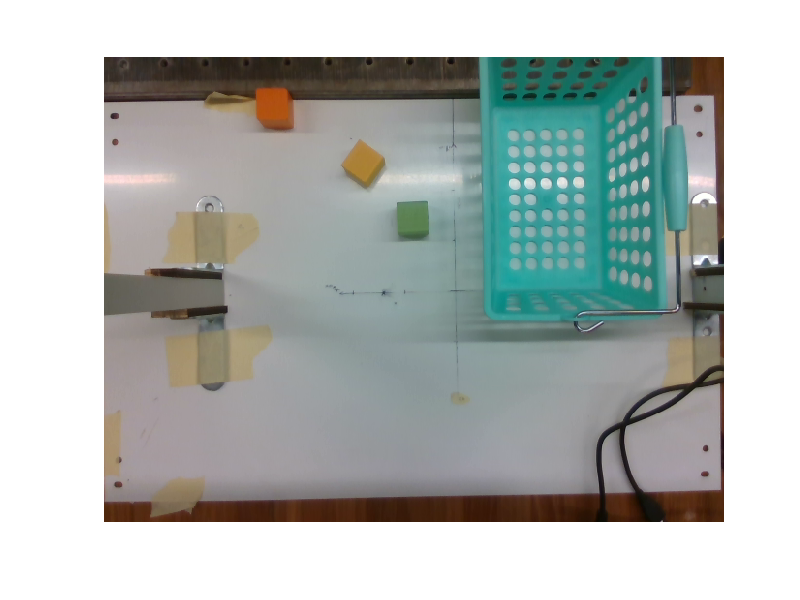

Here is the MATLAB script that generated this plot: (Note: this script raises an error after producing the figure.)

% rosshutdown
% rosinit
% % sub=rossubscriber("/camera/color/image_raw");
% pause(1);
% % [msg2] = receive(sub);
% % close all
% % image = msg2.readImage;
% % % image = rgb2gray(image);
% % % % Convert RGB image to chosen color space
% sub=rossubscriber("/camera/color/camera_info");
% [msg2] = receive(sub);

%%
load("image.mat");
I = rgb2hsv(image);
figure (2)
imshow(image);

% Define thresholds for channel 1 based on histogram settings
channel1Min(1) = 0.422;
channel1Max(1) = 0.504;

% Define thresholds for channel 2 based on histogram settings
channel2Min(1) = 0.258;
channel2Max(1) = 1.000;

% Define thresholds for channel 3 based on histogram settings
channel3Min(1) = 0.000;
channel3Max(1) = 1.000;

% Define thresholds for channel 1 based on histogram settings
channel1Min(2) = 0.263;
channel1Max(2) = 0.424;

% Define thresholds for channel 2 based on histogram settings
channel2Min(2) = 0.165;
channel2Max(2) = 0.543;

% Define thresholds for channel 3 based on histogram settings
channel3Min(2) = 0.367;
channel3Max(2) = 0.590;

% Define thresholds for channel 1 based on histogram settings
channel1Min(3) = 0.099;
channel1Max(3) = 0.184;

% Define thresholds for channel 2 based on histogram settings
channel2Min(3) = 0.495;
channel2Max(3) = 1.000;

% Define thresholds for channel 3 based on histogram settings
channel3Min(3) = 0.574;
channel3Max(3) = 0.697;

% Define thresholds for channel 1 based on histogram settings
channel1Min(4) = 0.044;
channel1Max(4) = 0.088;

% Define thresholds for channel 2 based on histogram settings
channel2Min(4) = 0.564;
channel2Max(4) = 1.000;

% Define thresholds for channel 3 based on histogram settings
channel3Min(4) = 0.516;
channel3Max(4) = 0.713;



boundary = cell(1,4);
mid = zeros(1,2,4);
for i=1:size(channel3Max,2)
    % Create mask based on chosen histogram thresholds
    sliderBW = (I(:,:,1) >= channel1Min(i) ) & (I(:,:,1) <= channel1Max(i)) & ...
        (I(:,:,2) >= channel2Min(i) ) & (I(:,:,2) <= channel2Max(i)) & ...
        (I(:,:,3) >= channel3Min(i) ) & (I(:,:,3) <= channel3Max(i));
    BW = sliderBW;
    
    % Set background pixels where BW is false to zero.
    maskedRGBImage(repmat(~BW,[1 1 3])) = 0;
    
    [B,L] = bwboundaries(BW,'noholes');
%     figure (1)
%     imshow(label2rgb(L, @jet, [.5 .5 .5]))
    %hold on
    % for k = 1:length(B)
    if i==1
        boundary{i} = B{5};
    else
        boundary{i} = B{1};
    end
    mid(1,:,i) = mean(boundary{i});
end

   figure (1)
   plot(boundary{1}(:,2), boundary{1}(:,1), 'b', 'LineWidth', 2)
   axis([0 640 0 480]);
   set(gca,'YDir','reverse')
   hold on
   scatter(mid(1,2,1),mid(1,1,1))
   plot(boundary{2}(:,2), boundary{2}(:,1), 'g', 'LineWidth', 2)
   plot(boundary{3}(:,2), boundary{3}(:,1), 'o', 'LineWidth', 2)
   plot(boundary{4}(:,2), boundary{4}(:,1), 'y', 'LineWidth', 2)
   scatter(mid(1,2,2),mid(1,1,2))
   scatter(mid(1,2,3),mid(1,1,3))
   scatter(mid(1,2,4),mid(1,1,4))

   
% end
% plot(boundary(:,1), boundary(:,2));

% mid = mean(boundary);%((min(boundary(:,1))) + (max(boundary(:,1))))/2;
% % yb = ((min(boundary(:,2))) + (max(boundary(:,2))))/2;
% hold on;
% scatter(mid(2),mid(1))
% hold off;

%% Calculate 3D Point Coordinates on Camera Frame

K = [608.3387 0 327.5015 0 608.1425 232.3930 0 0 1];

% Camera Parameters
 Camera_Focal_LengthX = K(1);
 Camera_Focal_LengthY = K(5);
 Camera_Principle_Point_X = [K(3)];
 Camera_Principle_Point_Y = [K(6)];

 camCentersReal = zeros(1,3,size(channel3Max,2));
 Worldcenters = zeros(1,3,size(channel3Max,2));
 depth = 592.5;
 for i=1:size(channel3Max,2)
    
    x = mid(1,2,i) - Camera_Principle_Point_X;
    y = mid(1,1,i) - Camera_Principle_Point_Y;
     
    xCam = (depth*x) / Camera_Focal_LengthX;
    yCam = (depth*y) / Camera_Focal_LengthY;
    camCentersReal(1,:,i) = [xCam -yCam   -depth]
    %rotate camera view 180 degrees ---- cameraX = RobotY  cameraY = -RobotX
    axisAlignedRobot = [yCam xCam -depth];
    cp = transl(axisAlignedRobot);
    r2c = transl(335.5,0,528); %transform from robot to camera
    t = r2c*cp;
    Worldcenters(1,:,i) = t(1:3,4)';

 end
 basket = Worldcenters(:,:,1);
 basket(3) = basket(3) + 155; %raise basket coord cause wwant to be above it not at its centre on the ground
 basket
 green = Worldcenters(:,:,2)
 orange = Worldcenters(:,:,3)
 yellow = Worldcenters(:,:,4)

%         x = (i - K(3))/K(1);
%         y = (j - K(6))/K(5);

% % Move origin to principle point:
% %     % RED Cube
% %         Red_X_L = xr - Camera_Principle_Point_X;
% %         Red_Y_L = yr - Camera_Principle_Point_Y;
%     % BLUE Cube
%         Blue_X_L = mid(2) - Camera_Principle_Point_X;
%         Blue_Y_L = mid(1) - Camera_Principle_Point_Y;
% 
% % Collect Depth (Z value) information from Camera (ROS-SUBSCRIBE???? OR MEASURE)
% %     Red_Z_Camera = 489.5;       %400mm from camera to base
%     depth = 489.5;      
% 
% % Calculate X and Y Coordinates using already known Z
% %     Red_X_Camera = (Red_Z_Camera*Red_X_L) / Camera_Focal_Length;
% %     Red_Y_Camera = (Red_Z_Camera*Red_Y_L) / Camera_Focal_Length;
% 
%     xReal = (depth*Blue_X_L) / Camera_Focal_LengthX;
%     xReal = (depth*Blue_Y_L) / Camera_Focal_LengthY;
% 
% % Store in 1 by 3 Matrix of Coordinates (x,y,z)
% %     RED_CamCoordinate = [Red_X_Camera Red_Y_Camera Red_Z_Camera]
%     Blue_CamCoordinate = [xReal xReal depth]

% cp = transl(centers(1,:,1));
% r =  troty(pi/2)*cp;
% r2c = transl(0.2275,0,0.577)*troty(pi/2);
% xyz_World = r(1:3,4) + r2c(1:3,4);

figure (2)
hold on
   scatter(mid(1,2,2),mid(1,1,2),'d','r')
   scatter(mid(1,2,3),mid(1,1,3),'d','r')
   scatter(mid(1,2,4),mid(1,1,4),'d','r')
   scatter(mid(1,2,1),mid(1,1,1),'d','r')
    text(mid(1,2,1),mid(1,1,1),num2str(camCentersReal(:,1:2,1)),'Color','k','LineWidth',3);
    text(mid(1,2,2),mid(1,1,2),num2str(camCentersReal(:,1:2,2)),'Color','k','LineWidth',3);
    text(mid(1,2,3),mid(1,1,3),num2str(camCentersReal(:,1:2,3)),'Color','k','LineWidth',3);
    text(mid(1,2,4),mid(1,1,4),num2str(camCentersReal(:,1:2,4)),'Color','k','LineWidth',3);
